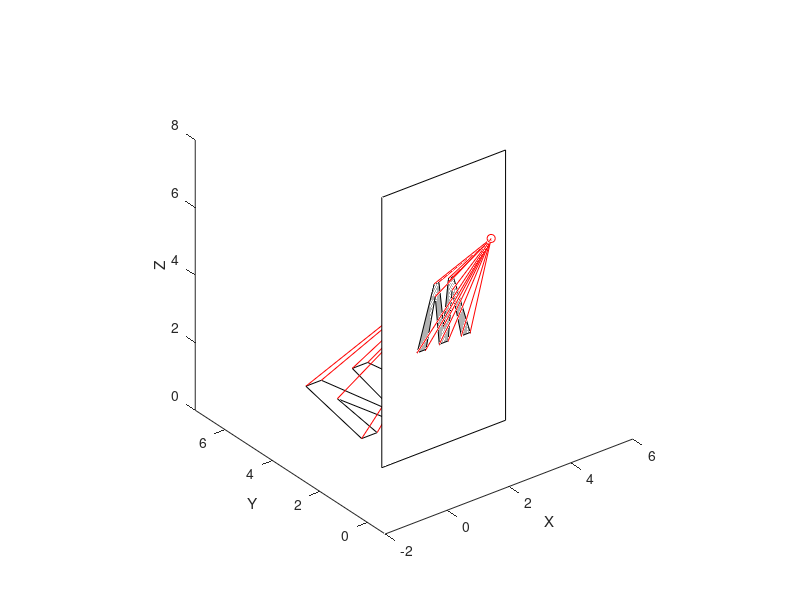

The MATLAB source for this figure:
% Reverse shadowcasting. Given a desired
% shadow, cast rays backwards from the vertices

% Shadow vertices
% Square on the table
%{
shadow = [
    1, 7, 0;
    3, 7, 0;
    3, 5, 0;
    1, 5, 0];
%}

% M shape
%
shadow = [
    0.5, 3.5, 0;
    1, 6.5, 0;
    1.5, 6.5, 0;
    2, 4, 0;
    2.5, 6.5, 0;
    3, 6.5, 0;
    3.5, 3.5, 0;
    3, 3.5, 0;
    2.75, 5.5, 0;
    2.25, 3.5, 0;
    1.75, 3.5, 0;
    1.25, 5.5, 0;
    1, 3.5, 0];
%}

% Position and normal of card
%
card = [
    0, 2, 8;
    0, 2, 0;
    4, 2, 0;
    4, 2, 8];
%}
%{
card = [
    0, 4, 0;
    0, 4, 8;
    4, 0, 8;
    4, 0, 0;
];
%}
card_center = [2, 2, 3.5];
%card_center = [2, 1, 3.5];
%card_normal = [cos(pi / 6), sin(pi / 6), 0];
card_normal = [0, 1, 0];
%card_normal = [sqrt(2), sqrt(2), 0];

% Light position
light = [2, 0, 7];

% Calculate the direction from light to
% the shadow vertices
light_rays = shadow - light;
ray_lengths = vecnorm(light_rays, 2, 2);
light_dirs = light_rays ./ ray_lengths;

% Calculate where the light rays intersect the card
light_to_card = card_center - light;
top = dot(light_to_card, card_normal);
rep = repmat(card_normal, size(light_dirs, 1), 1);
bottom = dot(light_dirs, rep, 2);
t = top ./ bottom;

preimage = light + t .* light_dirs;

%%
figure;
view(3);
axis equal;
rotate3d on;
hold on;
xlabel('X');
ylabel('Y');
zlabel('Z');
set(gca, 'Color', [0.1, 0.1, 0.1]);

% Draw the setup in 3D
% Shadow
fill3(shadow(:, 1), shadow(:, 2), shadow(:, 3), 'w');

% Light
plot3(light(1), light(2), light(3), 'ro');

% Rays of light
N = size(shadow, 1);
% We're going to plot N line segments in 3D with 2 points each
% but we need to rearrange the data for a call to plot3
rays = zeros(2 * 3, N);
% Put the shadow points in every other row. Note that
% each point is now a spaced out column vector.
rays(1:2:5, :) = shadow';
% interleave the light coordinates so every line is drawn
% to the light source.
rays(2:2:6, :) = repmat(light', 1, N);
% now plot the rays as line segments
plot3(rays(1:2, :), rays(3:4, :), rays(5:6, :), 'r');


% Card
fill3(card(:, 1), card(:, 2), card(:, 3), 'w');

% Cutout
fill3(preimage(:, 1), preimage(:, 2), preimage(:, 3), [0.7, 0.7, 0.7]);